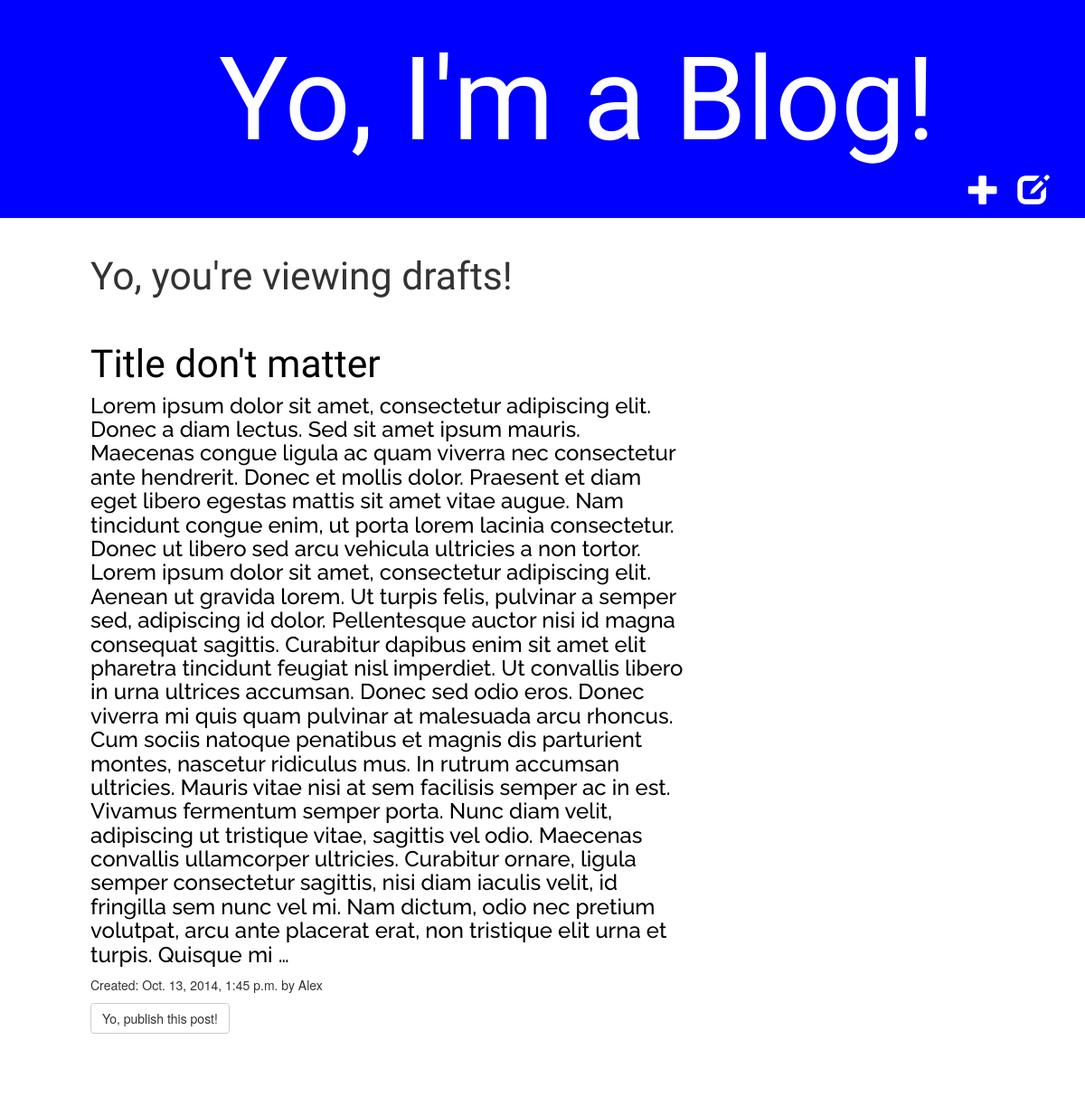
Screenshot of /drafts/ with the database file from the repository.
### blog/models.py (models this page shows, shortened)
class Post(models.Model):
    author = models.ForeignKey(User)
    title = models.CharField(max_length=200)
    text = models.TextField()
    created_date = models.DateTimeField(
            default=timezone.now)
    published_date = models.DateTimeField(
            blank=True, null=True)

### blog/views.py (the view)
# urls.py: url(r'^drafts/$', views.post_draft_list, name='post_draft_list'),
def post_draft_list(request):
    posts = Post.objects.filter(published_date__isnull=True).order_by('created_date')
    return render(request, 'blog/post_draft_list.html', {'posts': posts})

### blog/templates/blog/post_draft_list.html
{% extends 'blog/base.html' %}
{% block content %}
	<h2>Yo, you're viewing drafts!</h2>
    {% for post in posts %}
    	<br>
        <div class="post">
            <h2><a href="{% url 'blog.views.post_detail' pk=post.pk %}">{{ post.title }}</a></h2>
            <h4>{{ post.text|truncatewords:200 }}</h4>
            <p class="date">Created: {{ post.created_date }} by {{ post.author }}</p>
            <a class="btn btn-default" href="{% url 'blog.views.post_publish' pk=post.pk %}">Yo, publish this post!</a>
        </div>
    {% endfor %}
{% endblock %}

### static/css/blog.css (style rules this page uses)
h2 a { color: black; font-size: 32pt; font-family: 'Exo', sans-serif; text-decoration: none; }
h2 { font-family: 'Exo', sans-serif; font-size: 32pt; }
h4 { font-size: 18pt; font-family: 'Raleway', sans-serif; color: black; text-decoration: none; }
.post { margin-bottom: 70px; }

### rows the page displays
Post: title "Title don't matter", text "Lorem ipsum dolor sit amet, consectetur adipiscing elit. Donec a diam lectus. Sed sit amet ipsum mauris. Maecenas congue ligula ac quam viverra nec consectetur ante hendrerit. Donec et mollis dolor. Praesent et diam eget libero egestas mattis sit amet vitae augue. Nam tincidunt congue enim, ut porta lorem lacinia consectetur. Donec ut libero sed arcu vehicula ultricies a non tortor. Lorem ipsum dolor sit amet, consectetur adipiscing elit. Aenean ut gravida lorem. Ut turpis felis, pulvinar a semper sed, adipiscing id dolor. Pellentesque auctor nisi id magna consequat sagittis. Curabitur dapibus enim sit amet elit pharetra tincidunt feugiat nisl imperdiet. Ut convallis libero in urna ultrices…", created_date "Oct. 13, 2014, 1:45 p.m.", author "Alex"
